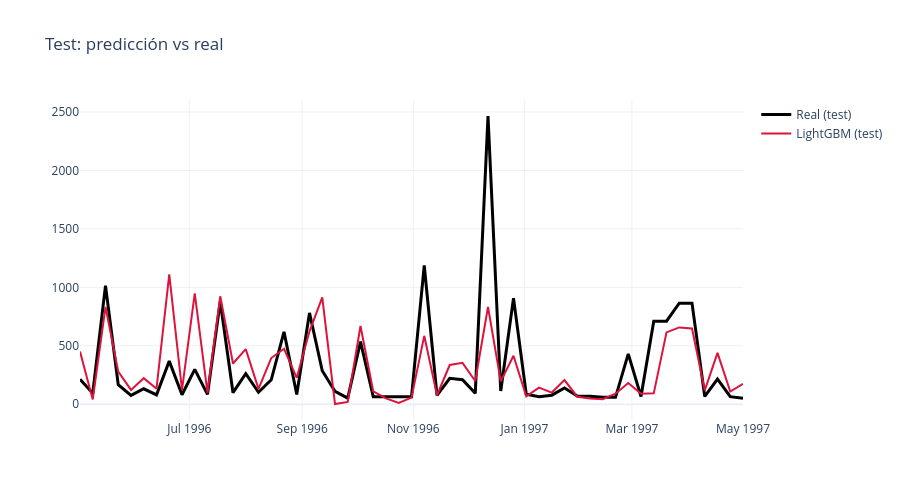

The code cell stored with this chart in its notebook:
### Code cell
fig = go.Figure()
fig.add_trace(go.Scatter(x=predicciones_lgbm_final.index,
    y=test_sk.loc[predicciones_lgbm_final.index, "UNIDADES"],
    name="Real (test)", line=dict(color="black", width=3)))

fig.add_trace(go.Scatter(x=predicciones_lgbm_final.index, y=predicciones_lgbm_final["pred"],
    name="LightGBM (test)", line=dict(color="crimson", width=2)))

fig.update_layout(title="Test: predicción vs real", hovermode="x unified",
    template="plotly_white", height=500)

fig.show()
